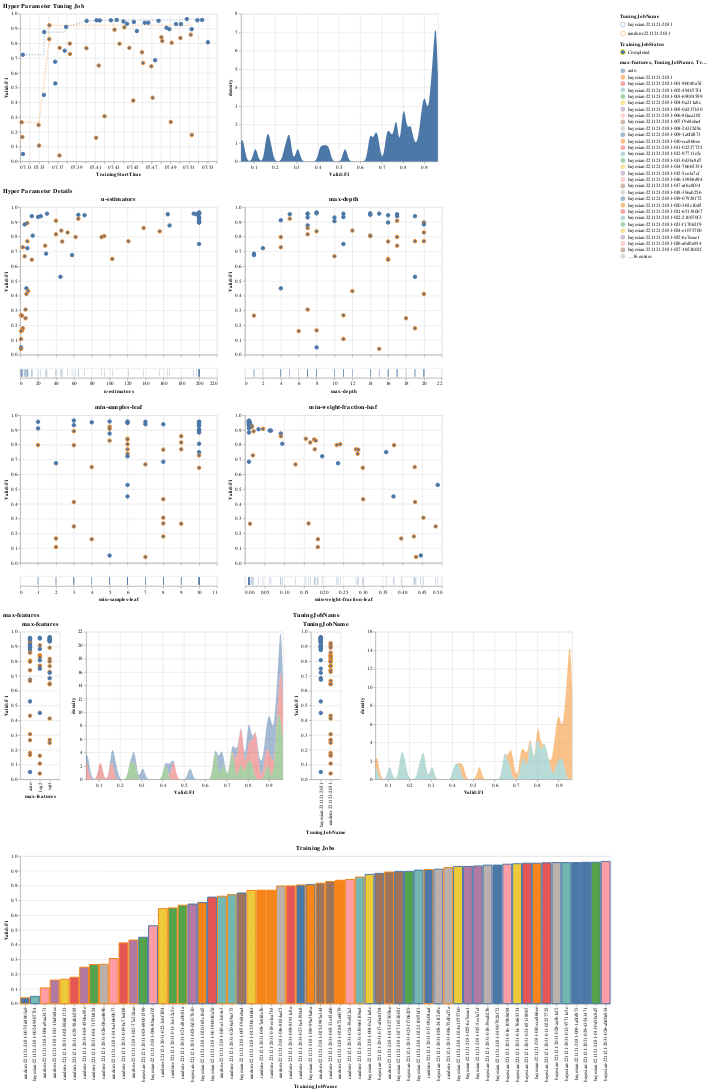

Source (notebook cell):
### Markdown cell above
We can now view our two HPO jobs side-by-side.

Observe that the trials of both jobs ran over the same time period, thus we can visually compare their progress over time. The dashed colored line shows the cummulative objective metric achieved over time. Comparing the two tuning jobs' lines, we can see that with Bayesian optimization we (usually) reach a better overall result, but also reach it a bit earlier than with a Random Search. Although, given how simple a Random Search is, its performance is quite notable. 

Earlier we mentioned that we kept `max_parallel_jobs=2`, restricting our parallel jobs to 2, for both strategies. If we had increased this value to for example 10 for Random search, we would see the Random search trials are completed much earlier than the trials from the Bayesian tuning job, so it would not be so easy to compare their relative progress just "by eye".

### Code cell
visualize_tuning_job(tuning_jobs, advanced=True, trials_only=True)
